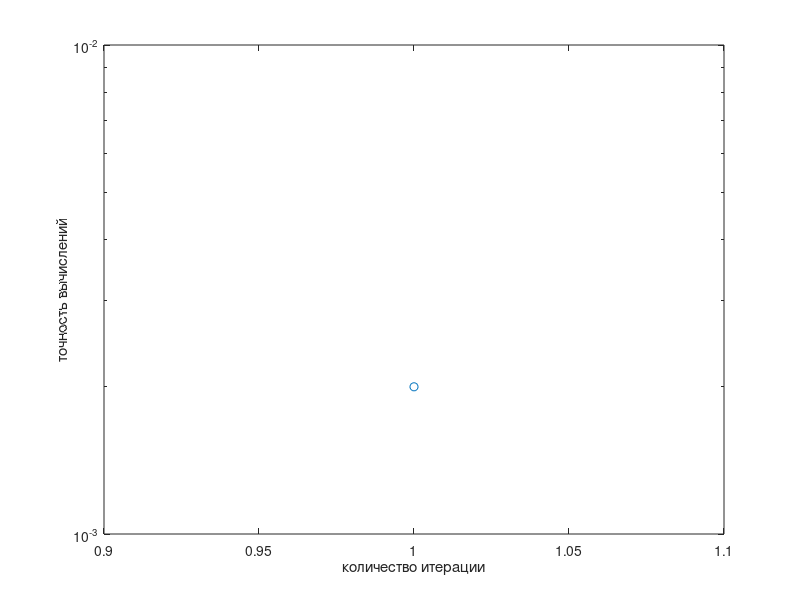

Write MATLAB code to recreate this figure.
clear;figure('Name','метод половинного деления');
a=9; b=a; eps=10.^-3; %ITER= [];epsY1=[];
f=@(x) sin(cosh(x)+1)-sinh(cos(x)+1);
% syms t; diff(f,t) 
%=cosh(cos(x)+1)*sin(x)+cos(cosh(x)+1)*sinh(x)
f1=@(x)cosh(cos(x)+1)*sin(x)+cos(cosh(x)+1)*sinh(x);%first derivative
f2=@(x)cosh(cos(x)+1)*cos(x)-sin(cosh(x)+1)...
*sinh(x)^2-sinh(cos(x)+1)*sin(x)^2+cos(cosh(x)...%second derivative
+ 1)*cosh(x);
while sign(f(a).*f(b)) > 0 || b==10
    %|| sign(f1(a).*f1(b)) > 0 || sign(f2(a).*f2(b)) > 0
    b=b+0.001;        
end %applicability #1
disp("b = ");disp(b);
m=1;ITER(1)=1;EPS(1)=abs(a-b);
c=(a+b)/2;
while abs(a-b)>=2*eps 
    c=(a+b)/2;
    if (f(a)*f(c)) < 0
        b=c;
    else
        a=c;
    end
    %plot(m,log10(abs(a-b)/2),'o');
    m=m+1;
    ITER(m)=m;%#ok<*SAGROW>
    EPS(m)=abs(a-b);
end % bisection method
disp("c = ");disp(c);
disp("fzero ");fzero(f,c)
semilogy(ITER,EPS,'o-');
ylabel('точность вычислений');
xlabel('количество итерации');
